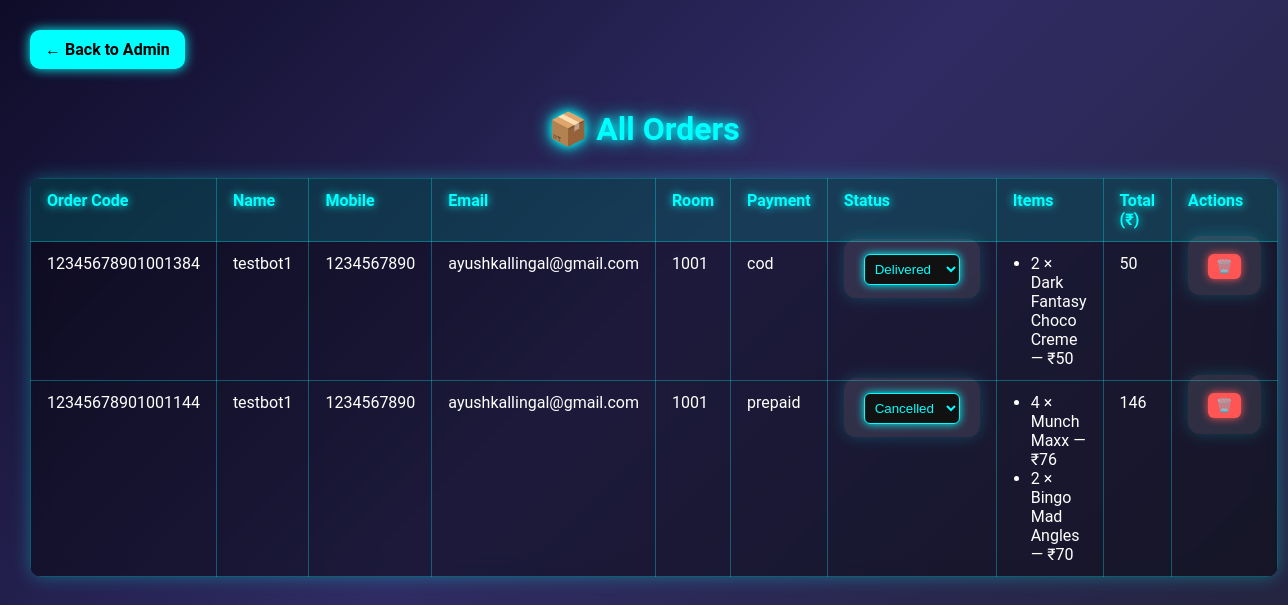
Screenshot of /orders (signed in) with the database file from the repository.
### tables this page shows
CREATE TABLE orders (
    id INTEGER PRIMARY KEY AUTOINCREMENT,
    order_code TEXT,
    name TEXT NOT NULL,
    room TEXT NOT NULL,
    mobile TEXT,
    payment TEXT NOT NULL,
    status TEXT DEFAULT 'Order Pending',
    order_time TEXT
);

CREATE TABLE customers (
    id INTEGER PRIMARY KEY AUTOINCREMENT,
    name TEXT NOT NULL,
    mobile TEXT UNIQUE NOT NULL,
    email TEXT NOT NULL,
    password TEXT NOT NULL
);

CREATE TABLE order_items (
    id INTEGER PRIMARY KEY AUTOINCREMENT,
    order_id INTEGER,
    product_id INTEGER,
    quantity INTEGER,
    price INTEGER,
    FOREIGN KEY(order_id) REFERENCES orders(id),
    FOREIGN KEY(product_id) REFERENCES products(id)
);

CREATE TABLE products (
    id INTEGER PRIMARY KEY AUTOINCREMENT,
    name TEXT NOT NULL,
    category TEXT,
    offer_price INTEGER NOT NULL,
    mrp INTEGER,
    quantity INTEGER,
    description TEXT,
    image TEXT
);

### app.py (the view)
@app.route("/orders")
def view_orders():
    if not session.get("admin_logged_in"):
        return redirect(url_for("admin_login"))
    conn = get_db_connection()
    orders_data = conn.execute("SELECT * FROM orders ORDER BY order_time DESC").fetchall()
    all_orders = []
    for order in orders_data:
        customer = conn.execute("SELECT * FROM customers WHERE mobile = ?", (order["mobile"],)).fetchone()
        items = conn.execute(
            "SELECT oi.quantity, oi.price, p.name FROM order_items oi JOIN products p ON oi.product_id = p.id WHERE order_id = ?",
            (order["id"],)
        ).fetchall()
        total = sum(item["quantity"] * item["price"] for item in items)
        all_orders.append({
            "id": order["id"],
            "order_code": order["order_code"],
            "name": order["name"],
            "mobile": order["mobile"],
            "email": customer["email"] if customer else "N/A",
            "room": order["room"],
            "payment": order["payment"],
            "status": order["status"],
            "items": items,
            "total": total
        })
    conn.close()
    return render_template("order.html", orders=all_orders)

### app.py (called while the page is built)
def get_db_connection():
    conn = sqlite3.connect('database.db')  # no more ../
    conn.row_factory = sqlite3.Row
    return conn

@app.before_request
def require_login_for_cart_ops():
    protected_endpoints = {
        "add_to_cart", "add_bulk_to_cart", "cart",
        "update_cart_quantity", "order"
    }
    if request.endpoint in protected_endpoints:
        if "user" not in session:
            flash("You must be logged in to add items to the cart or place orders.", "error")
            return redirect(url_for("login"))

### templates/order.html (shortened to what this page needs)
<!DOCTYPE html>
<html lang="en">
<head>
  <link rel="stylesheet" href="{{ url_for('static', filename='neon.css') }}">
</head>
<body>
  <a href="{{ url_for('admin_dashboard') }}" class="back-btn">← Back to Admin</a>
  <h1>📦 All Orders</h1>
  <table>
    <thead>
      <tr>
        <th>Order Code</th>
        <th>Name</th>
        <th>Mobile</th>
        <th>Email</th>
        <th>Room</th>
        <th>Payment</th>
        <th>Status</th>
        <th>Items</th>
        <th>Total (₹)</th>
        <th>Actions</th>
      </tr>
    </thead>
    <tbody>
      {% for order in orders %}
      <tr>
        <td>{{ order["order_code"] }}</td>
        <td>{{ order["name"] }}</td>
        <td>{{ order["mobile"] }}</td>
        <td>{{ order["email"] }}</td>
        <td>{{ order["room"] }}</td>
        <td>{{ order["payment"] }}</td>
        <td>
          <form action="{{ url_for('update_order_status') }}" method="POST">
            <select name="status" onchange="this.form.submit()">
              <option value="Delivered" {% if order["status"] == "Delivered" %}selected{% endif %}>Delivered</option>
              <option value="Cancelled" {% if order["status"] == "Cancelled" %}selected{% endif %}>Cancelled</option>
            </select>
          </form>
        </td>
        <td>
          <ul>
            {% for item in order["items"] %}
            <li>{{ item["quantity"] }} × {{ item["name"] }} — ₹{{ item["quantity"] * (item["price"] if item["price"] else 0) }}</li>
            {% endfor %}
          </ul>
        </td>
        <td>{{ order["total"] }}</td>
        <td>
          <form action="{{ url_for('delete_order', order_id=order['id']) }}" method="POST" onsubmit="return confirm('Are you sure you want to delete this order?');">
            <button class="btn-danger">🗑️</button>
          </form>
        </td>
      </tr>
      {% endfor %}
    </tbody>
  </table>
</body>
</html>

### static/neon.css (style rules this page uses)
body { margin: 0; padding: 0; font-family: 'Segoe UI', Tahoma, Geneva, Verdana, sans-serif; background: linear-gradient(135deg, #0f0c29, #302b63, #24243e); color: #f1f1f1; background-size: 400% 400%; animation: gradientBG 20s ease infinite; }
h1, h2, h3, h4 { text-align: center; color: #00ffff; text-shadow: 0 0 5px #00ffff, 0 0 10px #00ffff; margin-bottom: 20px; }
.container, .box, form, .summary, table { background: rgba(255, 255, 255, 0.1); border-radius: 12px; backdrop-filter: blur(10px); -webkit-backdrop-filter: blur(10px); padding: 20px; box-shadow: 0 0 15px rgba(0, 255, 255, 0.2); }
button, .btn, .admin-btn, a.button { background: #00bfff; color: #fff; border: none; border-radius: 8px; padding: 10px 20px; font-weight: bold; text-decoration: none; display: inline-block; transition: 0.3s; cursor: pointer; box-shadow: 0 0 8px #00bfff, 0 0 12px #00bfff; }
table { width: 100%; border-collapse: collapse; margin-top: 20px; overflow: hidden; color: #fff; }
th, td { padding: 12px; border: 1px solid rgba(255,255,255,0.2); text-align: center; }
th { background: #00bfff; color: #000; text-shadow: none; }
a { color: #00ffff; text-decoration: none; }

### templates/order.html (style rules this page uses)
body { font-family: 'Roboto', sans-serif; background: linear-gradient(135deg, #0f0c29, #302b63, #24243e); color: #fff; padding: 30px; }
h1 { text-align: center; color: #0ff; text-shadow: 0 0 10px #0ff, 0 0 20px #0ff; margin-bottom: 30px; }
.back-btn { display: inline-block; margin-bottom: 20px; padding: 10px 15px; background-color: #0ff; color: #000; text-decoration: none; border-radius: 10px; box-shadow: 0 0 12px #0ff; font-weight: bold; transition: 0.3s ease; }
table { width: 100%; border-collapse: collapse; margin-bottom: 50px; background: rgba(0, 0, 0, 0.4); border-radius: 12px; overflow: hidden; backdrop-filter: blur(10px); box-shadow: 0 0 18px rgba(0,255,255,0.3); }
th, td { border: 1px solid rgba(0,255,255,0.3); padding: 12px 16px; text-align: left; vertical-align: top; }
th { background-color: rgba(0, 255, 255, 0.15); color: #0ff; text-shadow: 0 0 8px #0ff; }
td ul { margin: 0; padding-left: 18px; }
td form { display: inline; }
select { padding: 6px; background-color: #111; color: #0ff; border: 1px solid #0ff; border-radius: 6px; box-shadow: 0 0 8px #0ff; }
.btn-danger { background-color: #f55; border: none; padding: 5px 8px; color: white; cursor: pointer; border-radius: 6px; box-shadow: 0 0 8px #f55; font-weight: bold; }

### rows the page displays
orders: order_code "12345678901001384", name "testbot1", mobile "1234567890", room "1001", payment "cod", status "Delivered"
customers: email "ayushkallingal@gmail.com" "ayushkallingal@gmail.com"
order_items: quantity "2", name "Dark Fantasy Choco Creme", item['quantity']*(item['price']ifitem['price']else0) "50"
orders: order_code "12345678901001144", name "testbot1", mobile "1234567890", room "1001", payment "prepaid", status "Cancelled"
order_items: quantity "4", name "Munch Maxx", item['quantity']*(item['price']ifitem['price']else0) "76"
order_items: quantity "2", name "Bingo Mad Angles", item['quantity']*(item['price']ifitem['price']else0) "70"

### other values shown
{{ order["total"] }} "50" "146"
